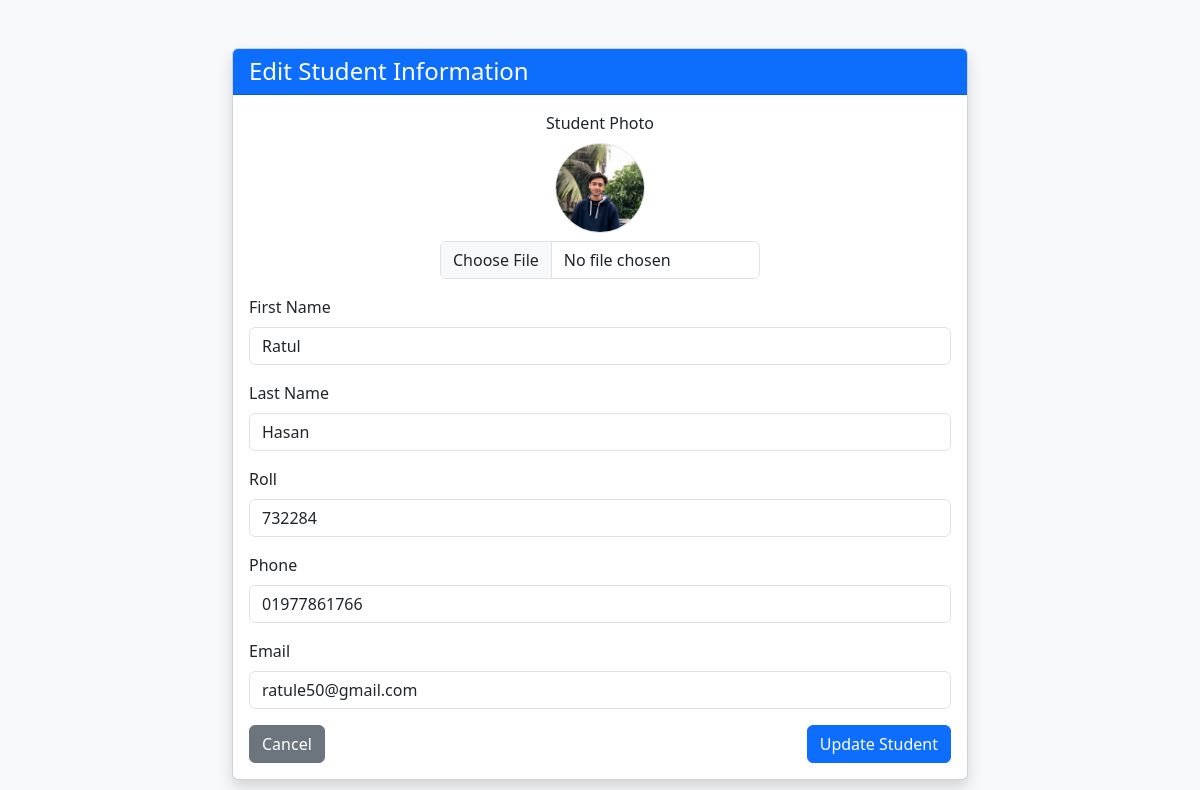
/student/edit/4/ (signed in), run on the app's committed database.
### app/models.py (models this page shows, shortened)
class Student(models.Model):
    SHIFT_CHOICES = [
        ('1st', '1st Shift'),
        ('2nd', '2nd Shift'),
    ]
    SEMESTER_CHOICES = [
        ('1st', '1st Semester'),
        ('2nd', '2nd Semester'),
        ('3rd', '3rd Semester'),
        ('4th', '4th Semester'),
        ('5th', '5th Semester'),
        ('6th', '6th Semester'),
        ('7th', '7th Semester'),
        ('8th', '8th Semester'),
    ]
    first_name = models.CharField(max_length=50)
    last_name = models.CharField(max_length=50)
    roll = models.CharField(max_length=20, unique=True)
    department = models.ForeignKey(Department, on_delete=models.CASCADE)
    shift = models.CharField(max_length=10, choices=SHIFT_CHOICES)
    semester = models.CharField(max_length=10, choices=SEMESTER_CHOICES)
    email = models.EmailField()
    phone = models.CharField(max_length=20)
    student_image = models.ImageField(upload_to='student_images/', blank=True, null=True)

### app/views.py (the view, shortened to what this page needs)
# urls.py: path('student/edit/<int:pk>/', views.edit_student, name='edit_student'),
def edit_student(request, pk):
    student = get_object_or_404(Student, pk=pk)
    return render(request, 'edit_student.html', {'student': student})

### accounts/context_processors.py (called while the page is built)
def site_branding(request):
    try:
        SiteSettings = apps.get_model(CORE_APP, "SiteSettings")
        site_settings = SiteSettings.objects.first()
    except Exception:
        site_settings = None
    return {"site_settings": site_settings}

### templates/edit_student.html (shortened to what this page needs)
<!DOCTYPE html>
<html lang="en">
<head>
    <link href="https://cdnjs.cloudflare.com/ajax/libs/bootstrap/5.3.0/css/bootstrap.min.css" rel="stylesheet">
</head>
<body class="bg-light">
    <div class="container mt-5">
        <div class="row justify-content-center">
            <div class="col-md-8">
                <div class="card shadow">
                    <div class="card-header bg-primary text-white">
                        <h4 class="mb-0">Edit Student Information</h4>
                    </div>
                    <div class="card-body">
                        <form method="POST" enctype="multipart/form-data">
                            <div class="mb-3 text-center">
                                <label class="form-label d-block">Student Photo</label>
                                <div class="mb-2">
                                    {% if student.student_image %}
                                        <img id="editImgPreview" src="{{ student.student_image.url }}" alt="{{ student.first_name }}" class="rounded-circle border" style="width:90px; height:90px; object-fit:cover;">
                                    {% else %}
                                        <img id="editImgPreview" src="" alt="" class="rounded-circle border d-none" style="width:90px; height:90px; object-fit:cover;">
                                    {% endif %}
                                </div>
                                <input type="file" name="student_image" accept="image/*" class="form-control" style="max-width:320px; margin:0 auto;" onchange="previewEditImage(this)">
                            </div>
                            <div class="mb-3">
                                <label class="form-label">First Name</label>
                                <input type="text" name="first_name" value="{{ student.first_name }}" class="form-control" required>
                            </div>
                            <div class="mb-3">
                                <label class="form-label">Last Name</label>
                                <input type="text" name="last_name" value="{{ student.last_name }}" class="form-control" required>
                            </div>
                            <div class="mb-3">
                                <label class="form-label">Roll</label>
                                <input type="text" name="roll" value="{{ student.roll }}" class="form-control" required>
                            </div>
                            <div class="mb-3">
                                <label class="form-label">Phone</label>
                                <input type="tel" name="phone" value="{{ student.phone }}" class="form-control" required>
                            </div>
                            <div class="mb-3">
                                <label class="form-label">Email</label>
                                <input type="email" name="email" value="{{ student.email }}" class="form-control" required>
                            </div>
                            <div class="d-flex justify-content-between">
                                <a href="{% url 'index' %}" class="btn btn-secondary">Cancel</a>
                                <button type="submit" class="btn btn-primary">Update Student</button>
                            </div>
                        </form>
                    </div>
                </div>
            </div>
        </div>
    </div>
</body>
</html>

### data on the page
Student: student_image (picture), first_name "Ratul", last_name "Hasan", roll "732284", phone "01977861766", email "ratule50@gmail.com"
